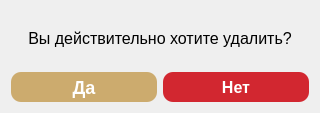
<?xml version="1.0" encoding="UTF-8"?>
<ui version="4.0">
 <class>DeleteDialog</class>
 <widget class="QDialog" name="DeleteDialog">
  <property name="geometry">
   <rect>
    <x>0</x>
    <y>0</y>
    <width>320</width>
    <height>113</height>
   </rect>
  </property>
  <property name="windowTitle">
   <string>Удаление</string>
  </property>
  <layout class="QVBoxLayout" name="verticalLayout">
   <item>
    <widget class="QLabel" name="label">
     <property name="font">
      <font>
       <pointsize>12</pointsize>
      </font>
     </property>
     <property name="text">
      <string>Вы действительно хотите удалить?</string>
     </property>
     <property name="alignment">
      <set>Qt::AlignmentFlag::AlignCenter</set>
     </property>
    </widget>
   </item>
   <item>
    <layout class="QHBoxLayout" name="horizontalLayout">
     <item>
      <widget class="QPushButton" name="buttonYes">
       <property name="minimumSize">
        <size>
         <width>0</width>
         <height>30</height>
        </size>
       </property>
       <property name="maximumSize">
        <size>
         <width>16777215</width>
         <height>30</height>
        </size>
       </property>
       <property name="styleSheet">
        <string>QPushButton {
             background-color: #ccab6e;
             color: white;
             border-radius: 10px;
             font-weight: bold;
             font-size: 18px;
             border: none;
           }
           QPushButton:hover {
             background-color: #998664;
           }
           QPushButton:pressed {
             background-color: #7a6a50;
           }</string>
       </property>
       <property name="text">
        <string>Да</string>
       </property>
      </widget>
     </item>
     <item>
      <widget class="QPushButton" name="buttonNo">
       <property name="minimumSize">
        <size>
         <width>0</width>
         <height>30</height>
        </size>
       </property>
       <property name="maximumSize">
        <size>
         <width>16777215</width>
         <height>30</height>
        </size>
       </property>
       <property name="styleSheet">
        <string notr="true">QPushButton {
             background-color: #D22730;
             color: white;
             border-radius: 10px;
             font-weight: bold;
             font-size: 16px;
             border: none;
           }
           QPushButton:hover {
             background-color: #862633;
           }
           QPushButton:pressed {
             background-color: #6a1e29;
           }</string>
       </property>
       <property name="text">
        <string>Нет</string>
       </property>
      </widget>
     </item>
    </layout>
   </item>
  </layout>
 </widget>
 <resources/>
 <connections/>
</ui>
